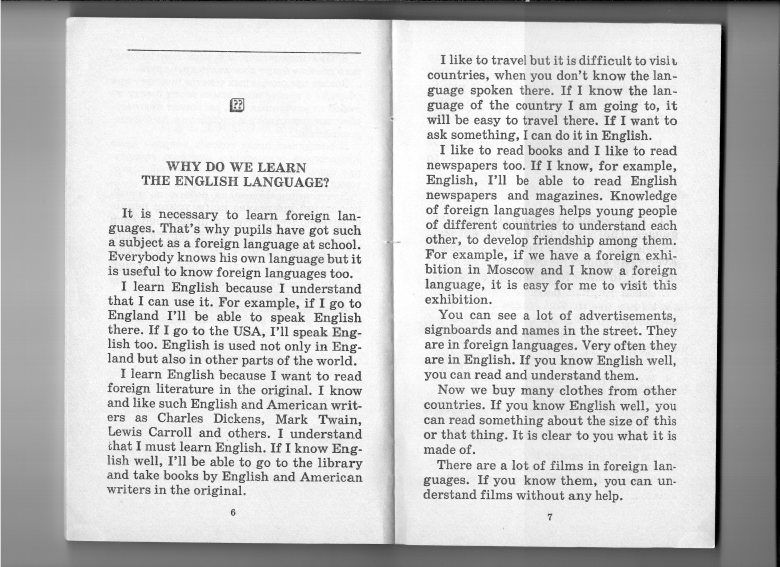
#> input picture work/cleaned/image_001.png, 2338 x 1700 px (shown at 1/3 size)
$ python -i image_processing.py   (imports and definitions only)
#> lines starting #> are read from the running program, lines starting #| are printed output that depends on the picture
#!/usr/bin/env python3
"""
Image preprocessing for the scan pipeline: EXIF orientation, OSD rotation, format normalization.

Reuses logic from llm_ocr_to_markdown for consistency. Used by both the CLI OCR script
and the web app (Phase 1 process step).
"""

from __future__ import annotations

from pathlib import Path


# [84 lines left out: functions process_image, rotate_image_180, not called in this run]


def _projection_variance(im) -> float:
    """Horizontal projection (row sums) variance; higher when text lines are horizontal."""
    if im.mode != "L":
        im = im.convert("L")
    w, h = im.size
    row_sums = []
    for y in range(h):
        row_sums.append(sum(im.getpixel((x, y)) for x in range(0, w, max(1, w // 200))))
    if len(row_sums) < 2:
        return 0.0
    mean = sum(row_sums) / len(row_sums)
    return sum((s - mean) ** 2 for s in row_sums) / len(row_sums)


def deskew_image(
    image_path: str | Path,
    angle_range: float = 4.0,
    angle_step: float = 0.5,
    min_angle: float = 0.2,
    max_size_analyze: int = 600,
) -> bool:
    """
    Detect skew (small rotation) and correct it in place. Uses projection-profile method:
    try angles in [-angle_range, +angle_range], pick the one that maximizes horizontal
    projection variance (text lines horizontal = stronger variance). Rotate image by
    that angle and overwrite the file.

    - angle_range: search ± this many degrees (default 4).
    - angle_step: step in degrees (default 0.5).
    - min_angle: do not rotate if |best_angle| < this (avoid unnecessary changes).
    - max_size_analyze: downsample to this max dimension for angle search (faster).

    Returns True if successful.
    """
#> called with image_path = 'work/cleaned/image_001.png', angle_range = 4, angle_step = 0.5, min_angle = 0.2, max_size_analyze = 600
    try:
        from PIL import Image
    except ImportError:
        return False
    path = Path(image_path)
    if not path.is_file():
        return False
    try:
        with Image.open(path) as img:
#> img is the input picture: PIL image 2338x1700 L; min 0, max 255, mean 201.6
            orig = img.convert("L")
        w, h = orig.size
#> w = 2338; h = 1700
        if max(w, h) > max_size_analyze:
            r = max_size_analyze / max(w, h)
#> r = 0.257
            small = orig.resize((int(w * r), int(h * r)), Image.Resampling.LANCZOS)
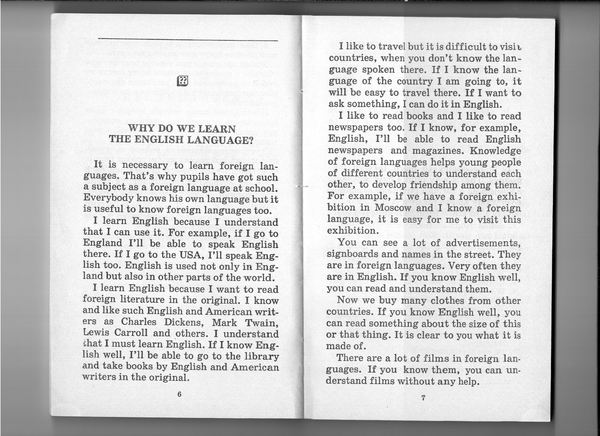
#> small: PIL image 600x436 L; min 0, max 255, mean 201.5
        else:
            small = orig
        best_angle = 0.0
        best_var = _projection_variance(small)
#> after the loop in _projection_variance, `for y in range(h):`: row_sums = 436 values, max 46059 at index 133, min 7111 at index 0, mean 40377.1
#> in _projection_variance, `mean = sum(row_sums) / len(row_sums)`: mean = 40377.1
#> best_var = 41660991.3
        a = -angle_range
        while a <= angle_range:
            rotated = small.rotate(a, expand=False, resample=Image.Resampling.BICUBIC)
            v = _projection_variance(rotated)
            if v > best_var:
                best_var = v
                best_angle = a
            a += angle_step
#> this loop made 17 passes
#> (v, best_var) on passes 10, 13, 14: (45689615.5, 45689615.5), (45866009.7, 45866009.7), (46000273.4, 46000273.4)
#> v on passes 1 to 6: 38014957.1, 38627281.7, 39583395.9, 39897574.9, 40418650.1, 39684096.6
#> pass 1, in deskew_image, `rotated = small.rotate(a, expand=False, resample=Image.Resampling.BICU..`:
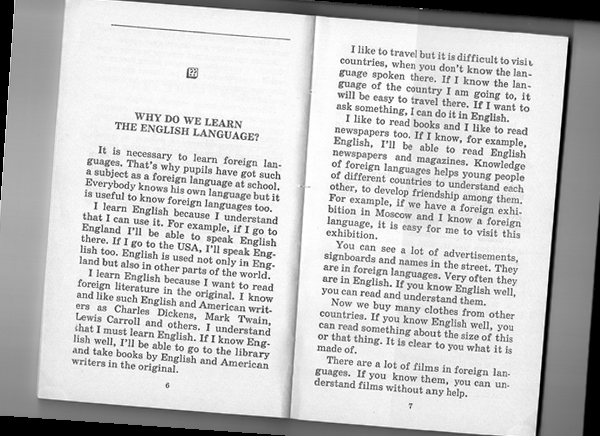
#> rotated: PIL image 600x436 L; min 0, max 255, mean 197.1
#> pass 2, in deskew_image, `rotated = small.rotate(a, expand=False, resample=Image.Resampling.BICU..`:
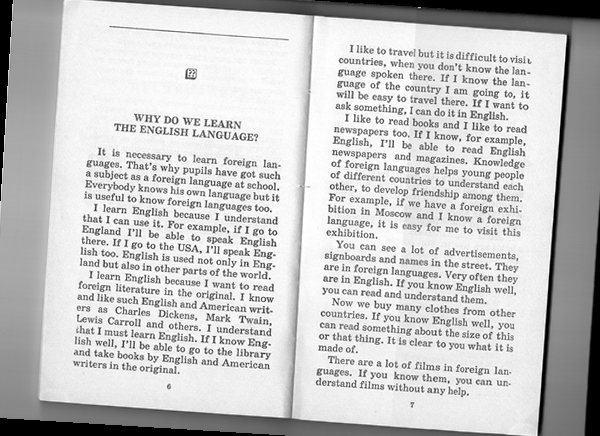
#> rotated: PIL image 600x436 L; min 0, max 255, mean 197.6
#> pass 3, in deskew_image, `rotated = small.rotate(a, expand=False, resample=Image.Resampling.BICU..`:
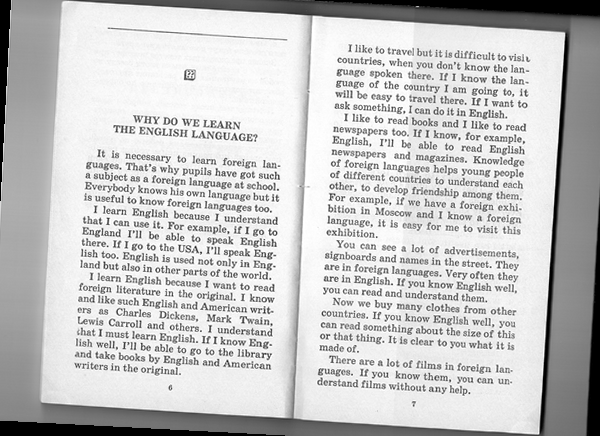
#> rotated: PIL image 600x436 L; min 0, max 255, mean 198.1
#> after the loop:
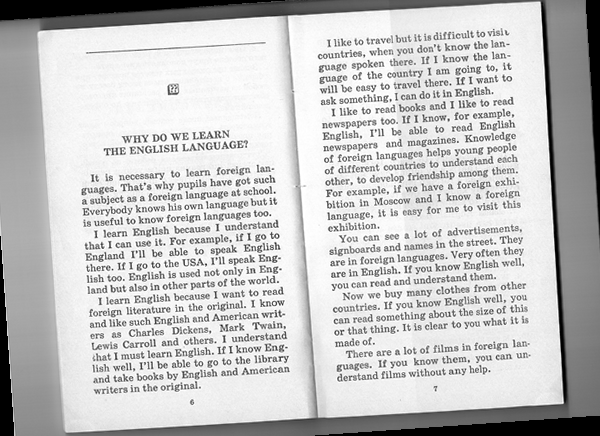
#> rotated: PIL image 600x436 L; min 0, max 255, mean 197.2
#> after the loop, a = 4.5; best_angle = 2.5; best_var = 46000273.4
        if abs(best_angle) < min_angle:
            return True
        with Image.open(path) as img:
            out = img.rotate(best_angle, expand=True, resample=Image.Resampling.BICUBIC)
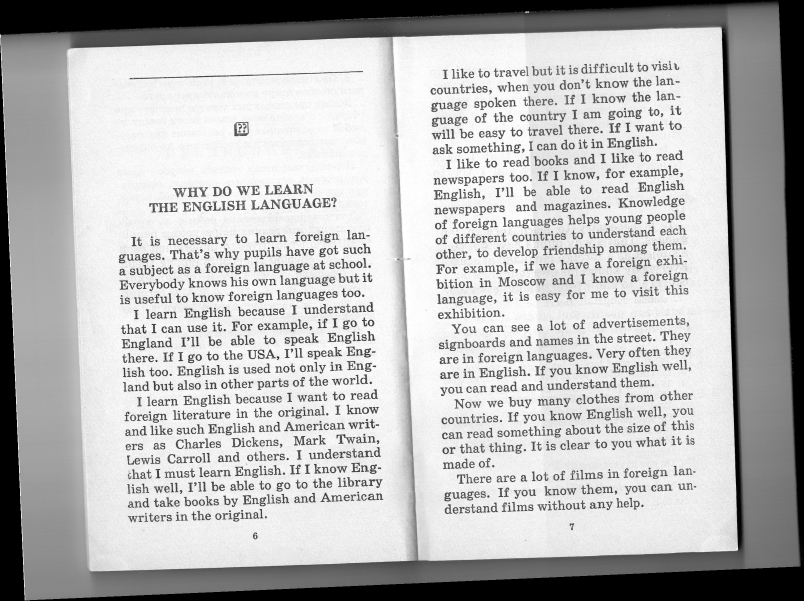
#> out: PIL image 2410x1802 L (shown at 1/3 size); min 0, max 255, mean 184.1
        out.save(path, format="PNG", optimize=True)
        return True
    except Exception:
        return False


# [67 lines left out: function crop_to_content, not called in this run]

>>> result = deskew_image('work/cleaned/image_001.png')

$ run again, on work/cleaned/image_002.png
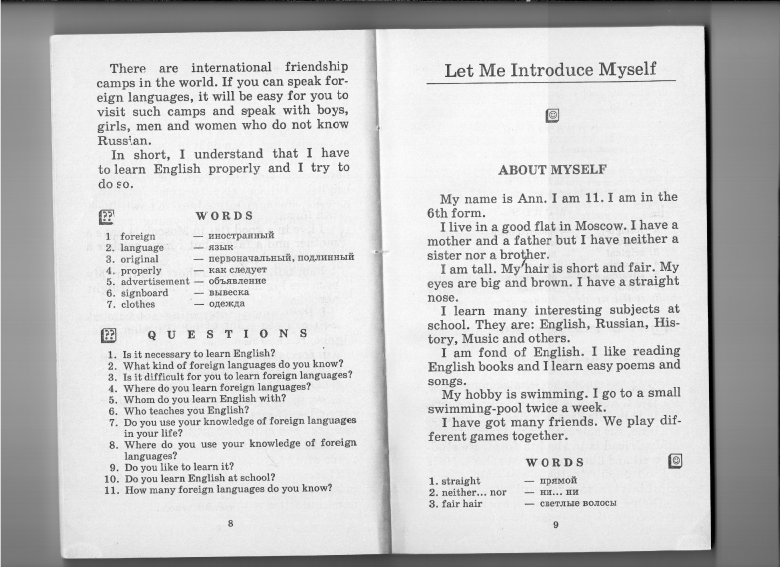
#> input picture work/cleaned/image_002.png, 2338 x 1700 px (shown at 1/3 size)
#> in deskew_image, img is the input picture: PIL image 2338x1700 L; min 0, max 255, mean 202.3
#> after the loop in _projection_variance, `for y in range(h):`: row_sums = 436 values, max 45197 at index 124, min 6062 at index 0, mean 40495.4
#> mean = 40495.4
#> in deskew_image, `best_var = _projection_variance(small)`: best_var = 38076586.5
#> the loop in deskew_image, `while a <= angle_range:` made 17 passes
#> (v, best_var) on passes 1 to 5: (43745529.5, 43745529.5), (43909112.6, 43909112.6), (44419384.4, 44419384.4), (44610319.4, 44610319.4), (44980550.5, 44980550.5)
#> after the loop in deskew_image, `while a <= angle_range:`:
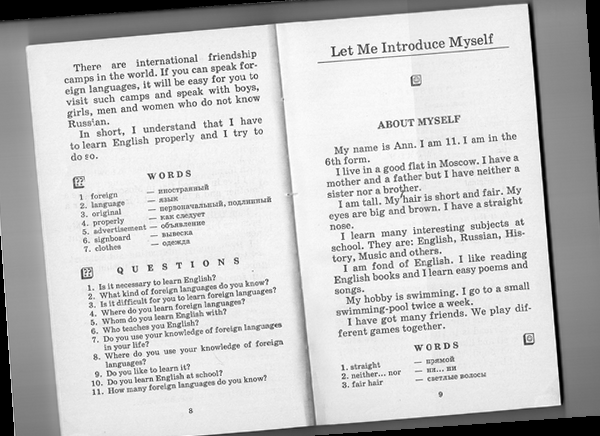
#> rotated: PIL image 600x436 L; min 0, max 255, mean 197.8
#> after the loop in deskew_image, `while a <= angle_range:`: a = 4.5; best_angle = -2; best_var = 44980550.5
#> in deskew_image, `out = img.rotate(best_angle, expand=True, resample=Image.Resampling.BI..`:
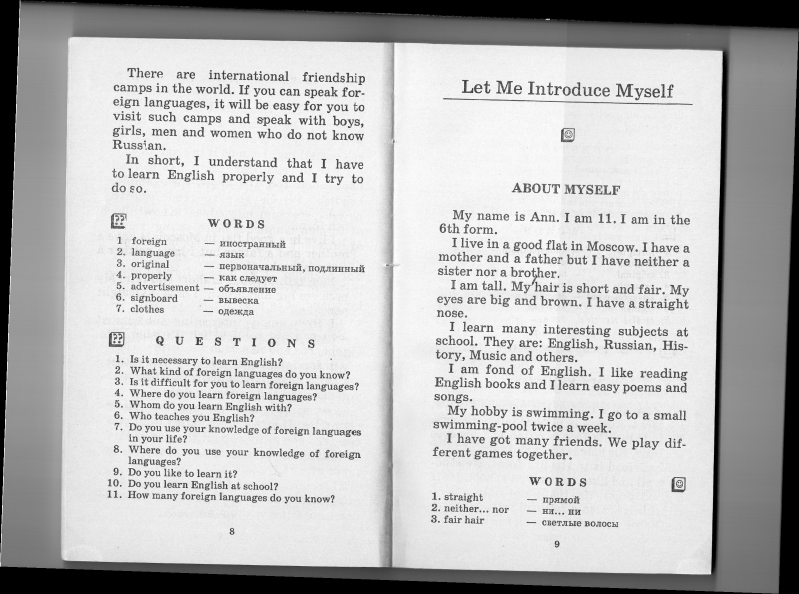
#> out: PIL image 2396x1782 L (shown at 1/3 size); min 0, max 255, mean 187.8

$ run again, on work/cleaned/image_003.png
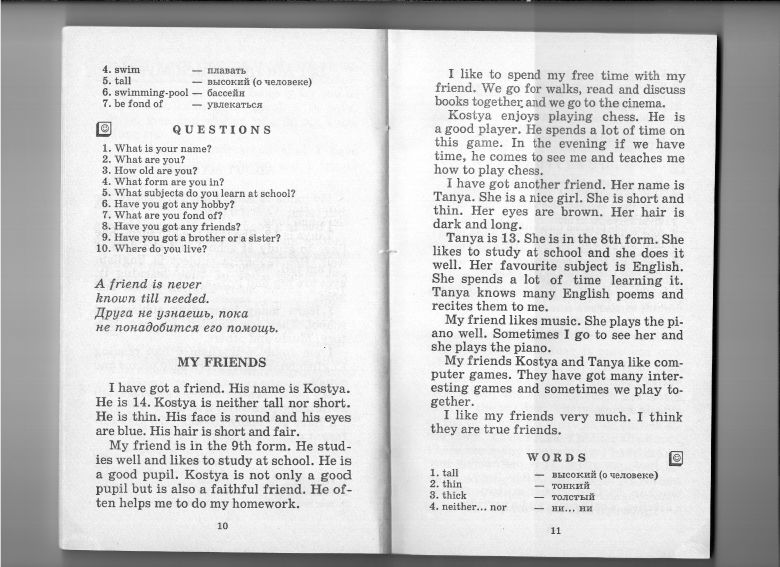
#> input picture work/cleaned/image_003.png, 2338 x 1700 px (shown at 1/3 size)
#> in deskew_image, img is the input picture: PIL image 2338x1700 L; min 0, max 255, mean 203.8
#> after the loop in _projection_variance, `for y in range(h):`: row_sums = 436 values, max 45999 at index 136, min 6990 at index 0, mean 40778
#> mean = 40778
#> in deskew_image, `best_var = _projection_variance(small)`: best_var = 36928351.8
#> the loop in deskew_image, `while a <= angle_range:` made 17 passes
#> (v, best_var) on passes 1, 10, 11, 12, 13: (38813366.4, 38813366.4), (41185864.4, 41185864.4), (43587222.9, 43587222.9), (43661278.1, 43661278.1), (43845764.4, 43845764.4)
#> after the loop in deskew_image, `while a <= angle_range:`:
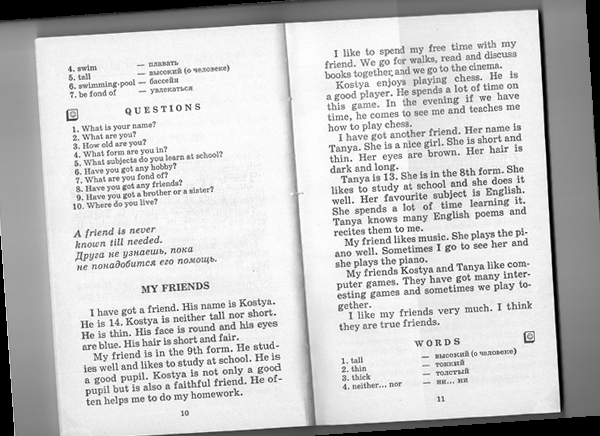
#> rotated: PIL image 600x436 L; min 0, max 255, mean 199.3
#> after the loop in deskew_image, `while a <= angle_range:`: a = 4.5; best_angle = 2; best_var = 43845764.4
#> in deskew_image, `out = img.rotate(best_angle, expand=True, resample=Image.Resampling.BI..`:
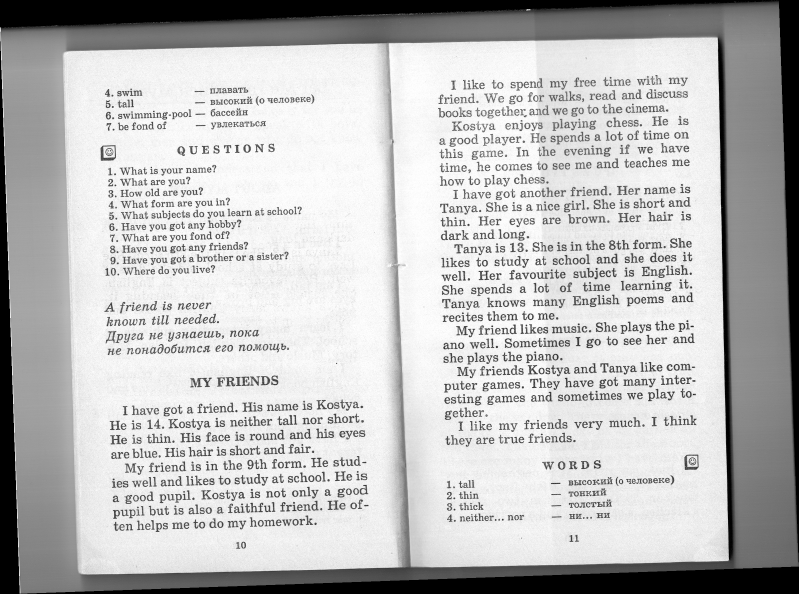
#> out: PIL image 2396x1782 L (shown at 1/3 size); min 0, max 255, mean 189.2

$ run again, on work/cleaned/image_004.png
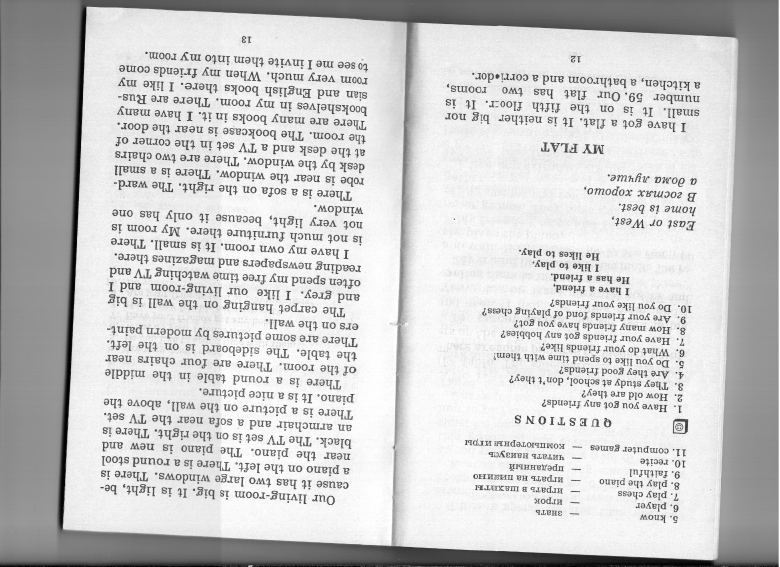
#> input picture work/cleaned/image_004.png, 2338 x 1700 px (shown at 1/3 size)
#> in deskew_image, img is the input picture: PIL image 2338x1700 L; min 0, max 255, mean 202.6
#> after the loop in _projection_variance, `for y in range(h):`: row_sums = 436 values, max 45643 at index 402, min 6050 at index 435, mean 40477.8
#> mean = 40477.8
#> in deskew_image, `best_var = _projection_variance(small)`: best_var = 32768737.3
#> the loop in deskew_image, `while a <= angle_range:` made 17 passes
#> (v, best_var) on passes 1, 10, 11, 12, 13, 14, 15: (35487510.7, 35487510.7), (36325178, 36325178), (40719008.9, 40719008.9), (45189466, 45189466), (50048103.2, 50048103.2), (55415243, 55415243), (57769992.9, 57769992.9)
#> after the loop in deskew_image, `while a <= angle_range:`:
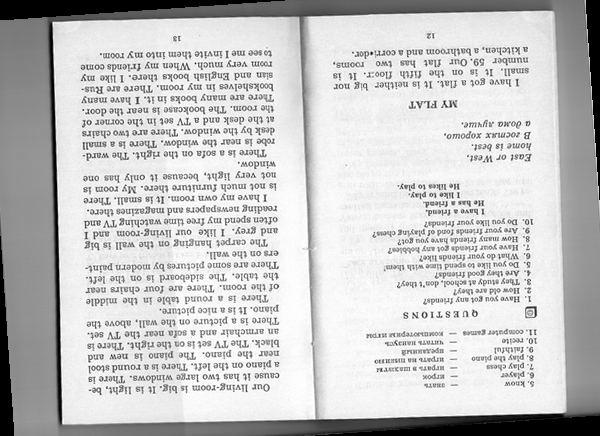
#> rotated: PIL image 600x436 L; min 0, max 255, mean 198.1
#> after the loop in deskew_image, `while a <= angle_range:`: a = 4.5; best_angle = 3; best_var = 57769992.9
#> in deskew_image, `out = img.rotate(best_angle, expand=True, resample=Image.Resampling.BI..`:
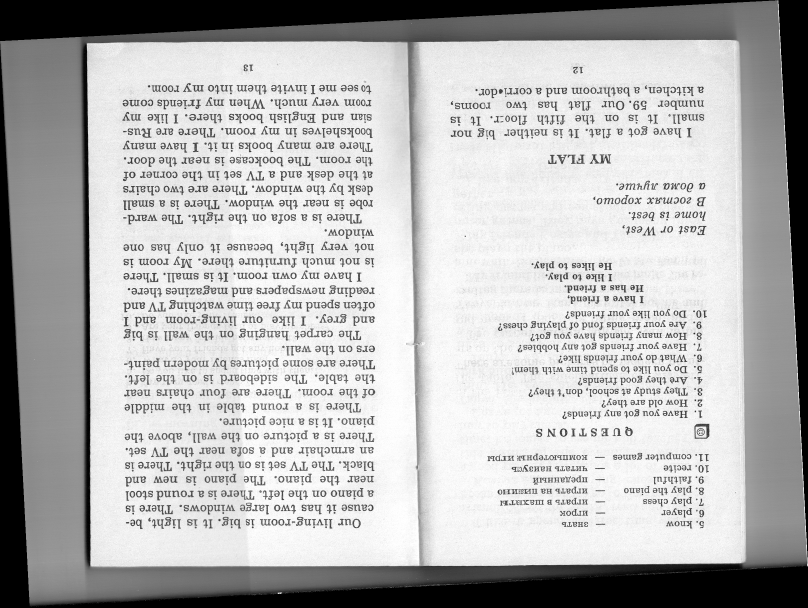
#> out: PIL image 2424x1822 L (shown at 1/3 size); min 0, max 255, mean 181.8
